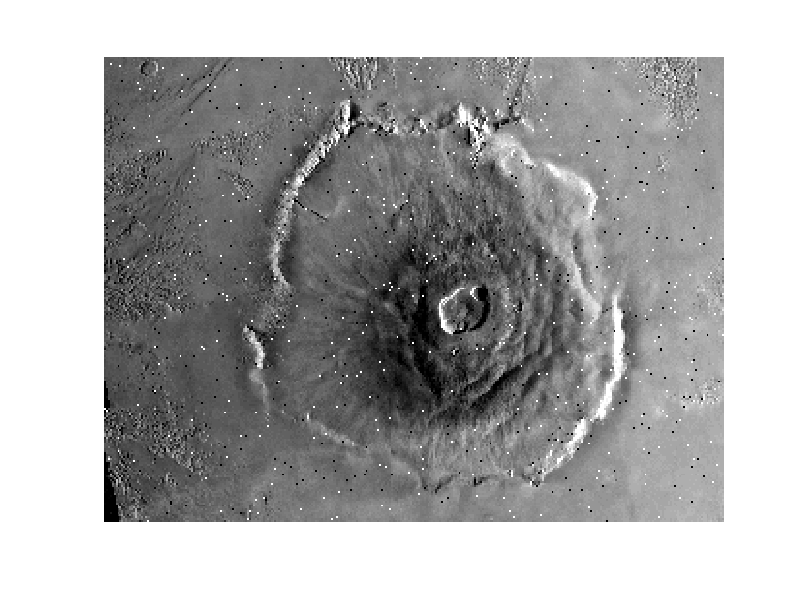
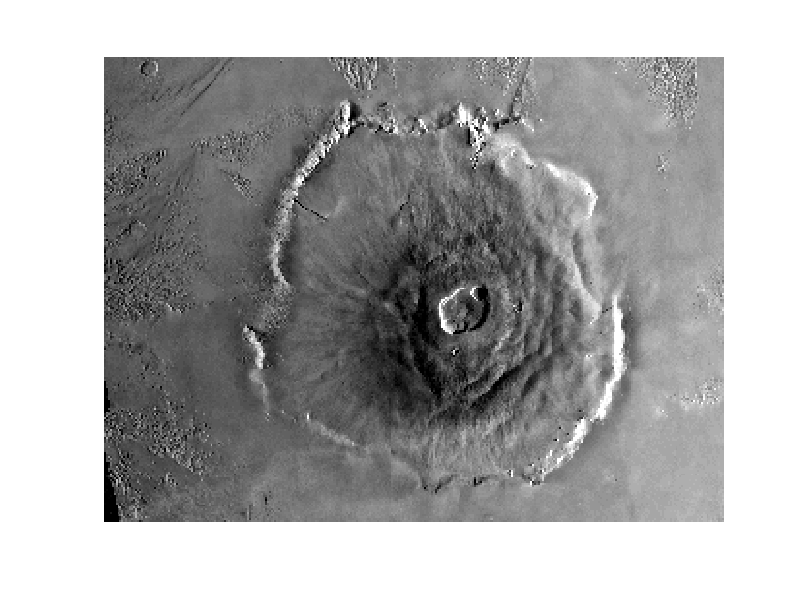
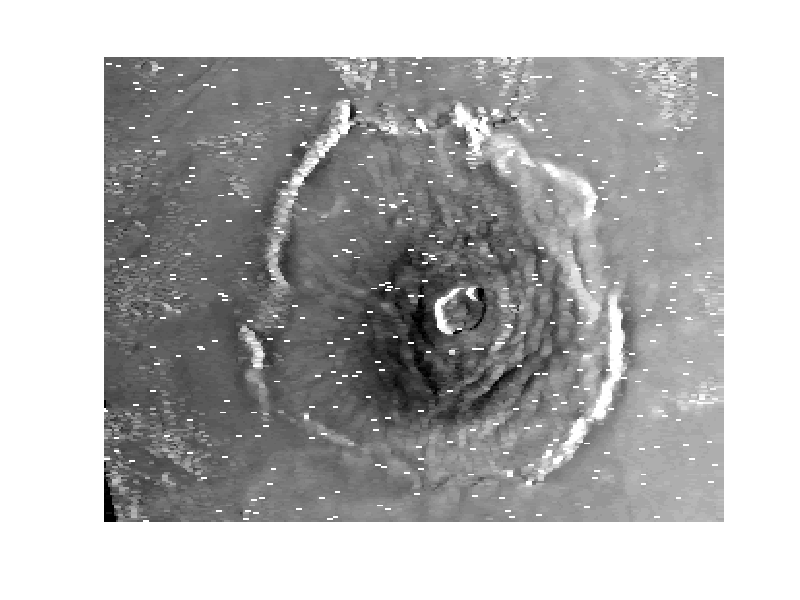

MATLAB code for these plots, in order:
img=load('testimage.mat');
img_noisy=im2double(img.noisy);
img_orginal=im2double(img.original);
imshow(img_noisy);
figure,imshow(img_orginal);
for i=1:240
  img.out(i,1)=max(img_noisy(i,1:2));
  img.out(i,320)=max(img_noisy(i,319:320));
  for j=2:319
     
      img.out(i,j-1:j+1)=max(img_noisy(i,j-1:j+1));

  end
 end
figure,imshow(img.out);
